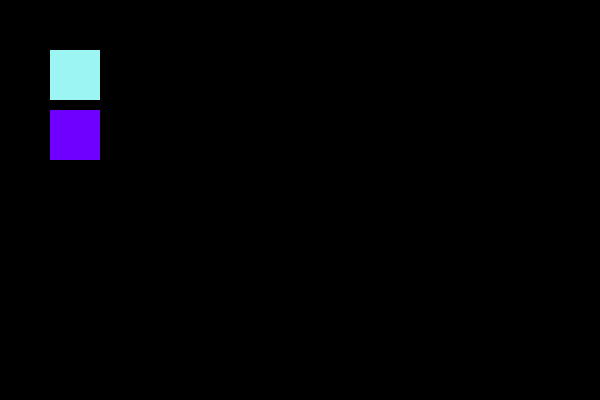
Frame 1 (no input)
Frame 60 (the mouse pressed at the canvas centre just before this capture): identical to frame 1, image omitted
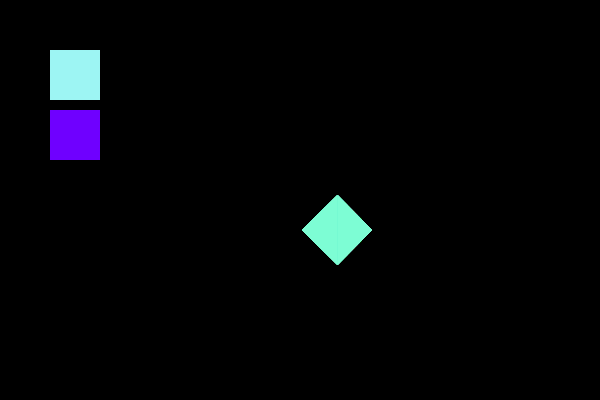
Frame 120 (the mouse held since frame 60 and released just before this capture)

The Processing sketch that drew these frames (run headless with seeded random() and noise(); from frame 60 on, the mouse is pressed at the canvas centre):

// Processing sketch: Graphic_software
// ── Graphic_software.pde
Boolean brush = true;
int bx = 50;
int by = 50;
int bw = 50;
int bh = 50;
int by2 = by + bh + 10;
float d = 60;
float r = d/2;

void setup() {
  size(600, 400);
  background(0);
  noStroke();
  
}

void draw() {
  if((mouseX > bx) && (mouseX < bx + bw) && (mouseY > by) && (mouseY < by + bh) && mousePressed == true) {
    fill(0, 255, 251);
    brush = true;
  } else {
    fill(157, 245, 243);
  }
  rect(bx, by, bw, bh);
  
  if ((mouseX > bx) && (mouseX < bx + bw) && (mouseY > by2) && (mouseY < by2 + bh) && mousePressed == true) {
    fill(209, 181, 245);
    brush = false;
  } else {
    fill(111, 0, 255);
  }
  rect(bx, by2, bw, bh);
  if(((mouseX < bx) || (mouseX > bx + bw) || (mouseY < by) || (mouseY > by + bh)) && brush == true && mousePressed == true) {
    fill(127, 255, 212, 50);
    translate(mouseX - 20, mouseY - 20);
    beginShape(TRIANGLE_FAN);
vertex(57.5, 50);
vertex(57.5, 15); 
vertex(92, 50); 
vertex(57.5, 85); 
vertex(22, 50); 
vertex(57.5, 15); 
endShape();
  }
  if(((mouseX < bx) || (mouseX > bx + bw) || (mouseY < by2) || (mouseY > by2 + bh)) && brush == false && mousePressed == true) {
    fill(111, 0, 255, 50);
    //rect(mouseX, mouseY, 40, 40);
    translate(mouseX - 20, mouseY - 20);
    beginShape(TRIANGLE_FAN);
vertex(57.5, 50);
vertex(57.5, 15); 
vertex(92, 50); 
vertex(57.5, 85); 
vertex(22, 50); 
vertex(57.5, 15); 
endShape();
  }
}
